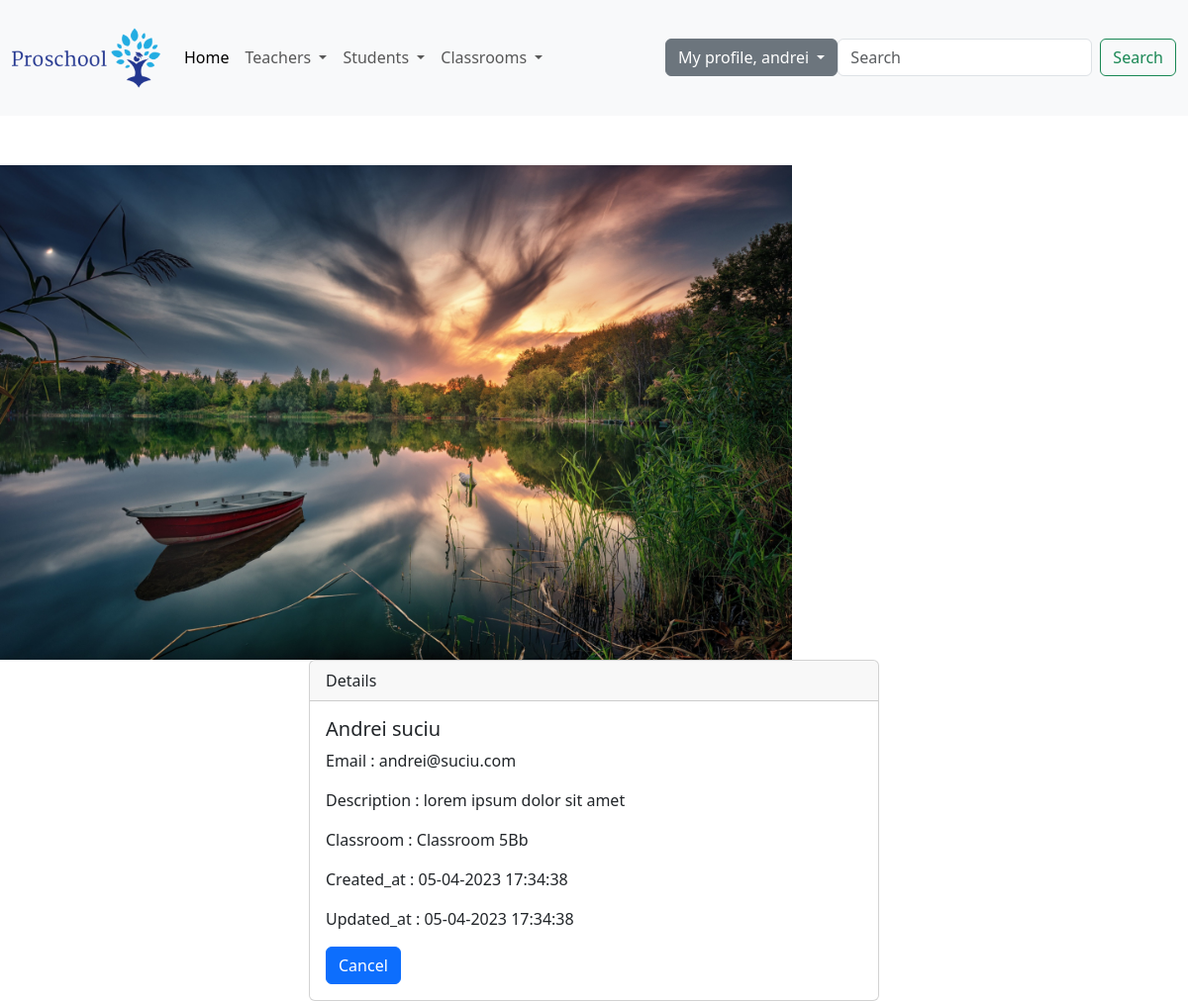
/details-students/1/ (signed in), run on the app's committed database.
### students/models.py (models this page shows)
class Student(models.Model):
    gender_options = (('male', 'Male'), ('female', 'Female'))
    first_name = models.CharField(max_length=50)
    last_name = models.CharField(max_length=50)
    student_id = models.IntegerField(unique=True)
    age = models.IntegerField
    email = models.EmailField(max_length=80)
    description = models.CharField(max_length=500)
    gender = models.CharField(max_length=10, choices=gender_options)
    current_class = models.ForeignKey(Classroom, on_delete=models.CASCADE, null=True)
    active = models.BooleanField(default=True)
    created_at = models.DateTimeField(auto_now_add=True)
    updated_at = models.DateTimeField(auto_now=True)
    def __str__(self):
        return f'{self.first_name} {self.last_name}'

### headmaster/models.py (models this page shows)
class Classroom(models.Model):
    classroom_name = models.CharField(max_length=20)
    class_master = models.ForeignKey(Teacher, on_delete=models.CASCADE, blank=True, null=True)
    active = models.BooleanField(default=True)
    created_at = models.DateTimeField(auto_now_add=True)
    updated_at = models.DateTimeField(auto_now=True)
    def __str__(self):
        return self.classroom_name

### students/views.py (the view)
# urls.py: path('details-students/<int:pk>/', views.StudentDetailView.as_view(), name='details_students'),
class StudentDetailView(LoginRequiredMixin, DetailView):
    template_name = 'students/details_students.html'
    model = Student

### templates/students/details_students.html (shortened to what this page needs)
{% extends 'base.html' %}
{% block content %}
    <div class="container-fluid">
        <div class="row">
            <div class="col-md-6 offset-md-3">
                <div class="card">
                    <div class="card-header">
                        Details
                    </div>
                    <div class="card-body">
                        <h5 class="card-title">{{ student }}</h5>
                        <p class="card-text">Email : {{ student.email }}</p>
                        <p class="card-text">Description : {{ student.description }}</p>
                        <p class="card-text">Classroom : {{ student.current_class }}</p>
                        <p class="card-text">Created_at : {{ student.created_at|date:'d-m-Y H:i:s' }}</p>
                        <p class="card-text">Updated_at : {{ student.updated_at|date:'d-m-Y H:i:s' }}</p>
                        <a href="{% url 'list_of_students' %}" class="btn btn-primary">Cancel</a>
                    </div>
                </div>
            </div>
        </div>
    </div>
{% endblock %}

### templates/navbar.html (shortened to what this page needs)
<nav class="navbar navbar-expand-lg bg-body-tertiary">
    <div class="container-fluid">
        <a class="navbar-brand" href="{% url 'homepage' %}">
            {% load static %}
            <img src="{% static 'images/logo.png' %}" alt="Proschool" , width="150">
        </a>
        <div class="collapse navbar-collapse" id="navbarSupportedContent">
            <ul class="navbar-nav me-auto mb-2 mb-lg-0">
                <li class="nav-item">
                    <a class="nav-link active" aria-current="page" href="{% url 'homepage' %}">Home</a>
                </li>
                {% if user.is_authenticated %}
                    {% if perms.teacher.add_teacher or perms.teacher.view_list_of_teachers or perms.teacher.create_homework or perms.teacher.view_list_of_homeworks %}
                        <li class="nav-item dropdown">
                            <a class="nav-link dropdown-toggle" href="#" role="button" data-bs-toggle="dropdown"
                               aria-expanded="false">
                                Teachers
                            </a>
                        </li>
                    {% endif %}
                    {% if perms.students.add_student or perms.students.view_list_of_students or perms.students.view_list_of_homeworks %}
                        <li class="nav-item dropdown">
                            <a class="nav-link dropdown-toggle" href="#" role="button" data-bs-toggle="dropdown"
                               aria-expanded="false">
                                Students
                            </a>
                        </li>
                    {% endif %}
                    {% if perms.headmaster.view_list_of_classrooms or perms.headmaster.add_classroom %}
                        <li class="nav-item dropdown">
                            <a class="nav-link dropdown-toggle" href="#" role="button" data-bs-toggle="dropdown"
                               aria-expanded="false">
                                Classrooms
                            </a>
                        </li>
                    {% endif %}
                {% endif %}
            </ul>
            {% if user.is_authenticated %}
                <div class="dropdown">
                    <button class="btn btn-secondary dropdown-toggle" type="button" data-bs-toggle="dropdown"
                            aria-expanded="false">
                        My profile, {{ user.username }}
                    </button>
                </div>
                {% if perms.students.search_student %}
                <form method="get" class="d-flex" role="search" action="{% url 'search' %}">
                    <input class="form-control me-2" type="search" name="search" placeholder="Search"
                           aria-label="Search">
                    <button class="btn btn-outline-success" type="submit">Search</button>
                </form>
                    {% endif %}
            {% else %}
                <div>
                    <a href="{% url 'login' %}" class="btn btn-outline-dark">Login</a>
                    <a href="{% url 'create_user' %}" class="btn btn-outline-danger">Sign up</a>
                </div>
            {% endif %}
        </div>
    </div>
</nav>

### data on the page
Student: first_name+last_name "Andrei suciu", email "andrei@suciu.com", description "lorem ipsum dolor sit amet", current_class "Classroom 5Bb", created_at "05-04-2023 17:34:38", updated_at "05-04-2023 17:34:38"

### other printed values
{{ user.username }} "andrei"
